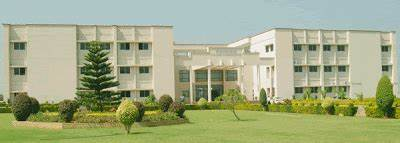
#> input picture LGMVIP DATASCIENCE/vce.jpg, 400 x 143 px
$ jupyter execute 'image to pencil sketch.ipynb'
#> lines starting #> are read from the running program, lines starting #| are printed output that depends on the picture
#LetsGrowMore  internship #Task2 : Image to Pencil Sketch with Python Level : Beginner Language : Python Environment :jupyter notebook Task
Description : We need to read the image in RBG format and then convert it to a grayscale image. This will turn an image into a classic black and white photo.
Then the next thing to do is invert the grayscale image also called negative image, this will be our inverted grayscale image. Inversion can be used to
enhance details. Then we can finally create the pencil sketch by mixing the grayscale image with the inverted blurry image.

[cell 1]
import matplotlib.pyplot as plt
import cv2
from PIL import Image
from IPython.display import display

[cell 2]
img="vce.jpg"
ri=cv2.imread(img)
#> ri is the input picture: shape (143, 400, 3); mean B, G, R 132.6, 169.9, 161.7
display(Image.fromarray(ri))

After reading the image, we will create a new image by converting the original image to greyscale.

[cell 3]
img_gray=cv2.cvtColor(ri,cv2.COLOR_BGR2GRAY)
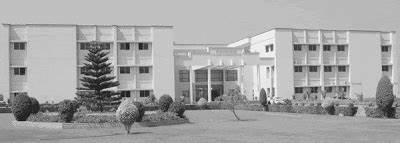
#> img_gray: shape (143, 400); min 5, max 254, mean 163.2
display(Image.fromarray(img_gray))

next step is to invert the new grayscale image.

[cell 4]
img_invert=cv2.bitwise_not(img_gray)
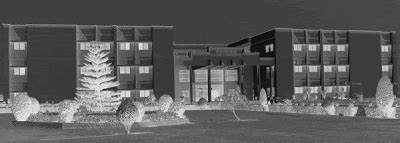
#> img_invert: shape (143, 400); min 1, max 250, mean 91.8
display(Image.fromarray(img_invert))

The next step in the process is to blur the image by using the Gaussian Function in OpenCV.

[cell 5]
img_smoothing=cv2.GaussianBlur(img_invert,(21,21),sigmaX=0,sigmaY=0)
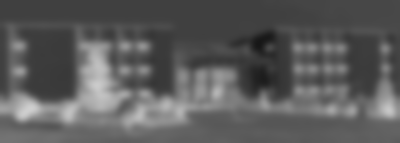
#> img_smoothing: shape (143, 400); min 23, max 207, mean 91.8
display(Image.fromarray(img_smoothing))

The final step is to invert the blurred image, then we can easily convert the image into a pencil sketch.

[cell 6]
def vce(x,y):
    return cv2.divide(x,255-y,scale=256)
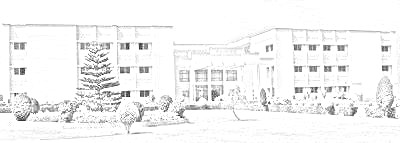
#> returned value: shape (143, 400); min 18, max 255, mean 242.6
final_img=vce(img_gray,img_smoothing)
display(Image.fromarray(final_img))
